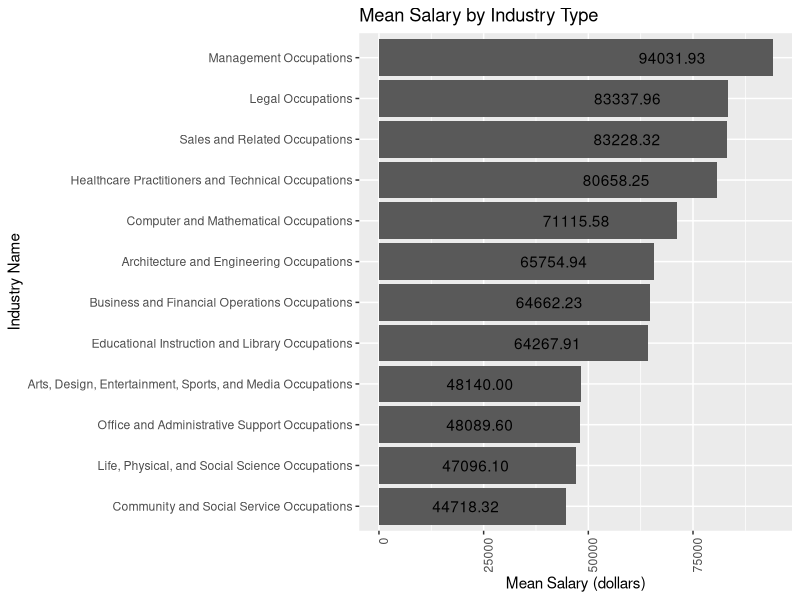
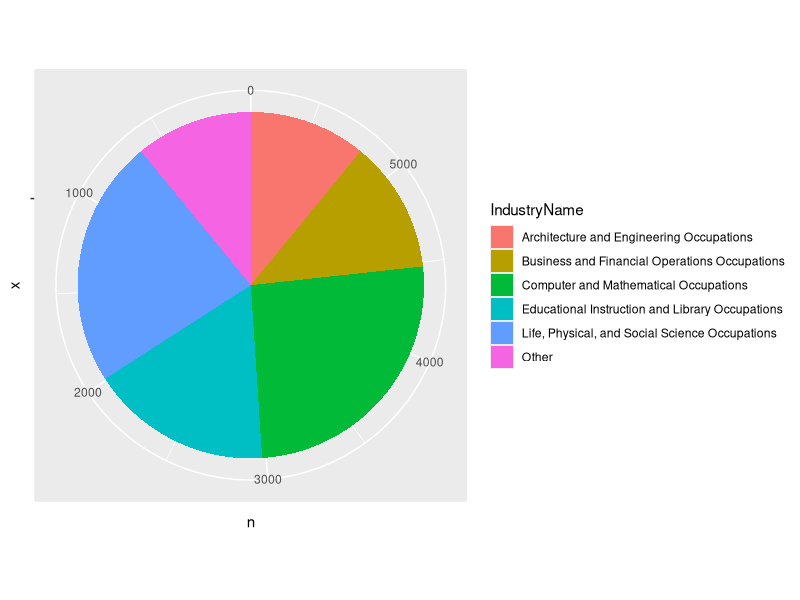

R code for these plots, in order:
## ---- chunk 1
library(tidyverse)
## ---- chunk 2
DATA1=as.tibble(read.csv("h1data.csv"))
names(DATA1)


## ---- chunk 3
Undergrads <- filter(DATA1,PRIMARY_EDUCATION_LEVEL == "Bachelor's")
hourlyUndergrads <- filter(Undergrads, PWD_UNIT_OF_PAY == "Hour")
## ---- chunk 4
sorted <- DATA1[order(DATA1$SUGGESTED._SOC_CODE) ,]
Industry<-mutate(sorted, industry = substr(sorted$SUGGESTED._SOC_CODE, start =1, stop = 2) )

Industry<-mutate(Industry, subIndustry = substr(sorted$SUGGESTED._SOC_CODE, start =1, stop = 4) )

Industry <- select(Industry, industry, subIndustry, PWD_UNIT_OF_PAY, PWD_WAGE_RATE,SUGGESTED._SOC_CODE,SUGGESTED_SOC_TITLE)
## ---- chunk 5
groupedIndustry <- group_by(Industry, industry)
groupedSubIndustry <- group_by(Industry, subIndustry)

countPerIndustry <- tally(groupedIndustry) 
countPerIndustry <- countPerIndustry[order(countPerIndustry$n), ]

conicalNames <- data.frame(IndustryName = c("Computer and Mathematical Occupations", "Life, Physical, and Social Science Occupations","Educational Instruction and Library Occupations", "Business and Financial Operations Occupations","Architecture and Engineering Occupations","Healthcare Practitioners and Technical Occupations","Management Occupations","Arts, Design, Entertainment, Sports, and Media Occupations","Community and Social Service Occupations","Legal Occupations","Sales and Related Occupations","Office and Administrative Support Occupations"), industry = c(15,19,25,13,17,29,11,27,21,23,41,43))



countPerIndustry <- merge(countPerIndustry, conicalNames, by = "industry", all = TRUE)






summarize(groupedSubIndustry, mean_Salary = mean(PWD_WAGE_RATE, na.rm = TRUE))

## ---- chunk 6
meanIndustryWage <- summarize(groupedIndustry, mean_Salary = mean(PWD_WAGE_RATE, na.rm = TRUE) )

meanIndustryWage <- merge(meanIndustryWage, countPerIndustry, by = "industry", all= TRUE)

## ---- chunk 7

salbyindustry <- ggplot(data=subset(meanIndustryWage, !is.na(meanIndustryWage$IndustryName)),
       mapping=aes(x=reorder(IndustryName,  mean_Salary), y=mean_Salary),
       na.rm=TRUE) +
  coord_flip() + 
  geom_col() +
  geom_text(aes(label=sprintf("%0.2f", round(mean_Salary, digits = 2))), position=position_dodge(width=.5), vjust= .5, hjust = 2) +
  theme(axis.text.x = element_text(angle = 90, hjust = 1)) + 
  labs(title = "Mean Salary by Industry Type",
       y = "Mean Salary (dollars)", 
       x = "Industry Name")

salbyindustry
## ---- chunk 8

df <- subset(meanIndustryWage, !is.na(meanIndustryWage$IndustryName))

df <- df %>% 
  arrange(desc(n)) %>%
  slice(1:5) %>%
  select(n, IndustryName)


other <-  df %>% 
  arrange(desc(n)) %>%
  slice(6:nrow(df)) 

other <- other %>% 
  summarise(n=sum(n),
            IndustryName='Other')

final <- rbind(df, other)


ggplot(final, aes(x = "", y = n, fill = IndustryName)) +
  geom_text(aes(label= as.character(n))) +
  geom_col(width = 1) +
  coord_polar("y", direction = -1) 
